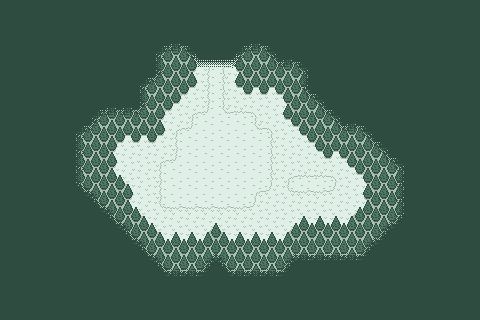

This game map was drawn from its Tiled (.tmx) file and the tilesets committed beside it. A one-line description and the trimmed map source follow:
An orthogonal 30x20 tile map with 16x16 px tiles, 4 tile layers (base, base_fade, smooth, smooth_fade), 3 tilesets and 6 objects (3x MapExitBundle, 2x PlayerSpawnBundle, InteractDialogBundle).

<map version="1.10" tiledversion="1.11.0" orientation="orthogonal" renderorder="right-down" width="30" height="20" tilewidth="16" tileheight="16" infinite="0" nextlayerid="6" nextobjectid="17">
 <editorsettings>
  <export target="road_emb.tmx" format="tmx" />
 </editorsettings>
 <tileset firstgid="1" source="../tiles.tsx" />
 <tileset firstgid="257" source="../object-tiles.tsx" />
 <tileset firstgid="321" source="../proto-tiles.tsx" />
 <layer id="1" name="base" width="30" height="20">
  <data>[600 cells, 600 non-empty, 3 distinct tile ids]</data>
 </layer>
 <layer id="4" name="base_fade" width="30" height="20">
  <data>[600 cells, 400 non-empty, 1 distinct tile ids]</data>
 </layer>
 <layer id="2" name="smooth" width="30" height="20" offsetx="8" offsety="8">
  <data>[600 cells, 551 non-empty, 26 distinct tile ids]</data>
 </layer>
 <layer id="5" name="smooth_fade" width="30" height="20" offsetx="8" offsety="8">
  <data>[600 cells, 386 non-empty, 13 distinct tile ids]</data>
 </layer>
 <objectgroup id="3" name="objects">
  <object id="2" type="MapExitBundle" gid="259" x="192" y="80" width="16" height="16">
   <properties>
    <property name="ExitData" type="class" propertytype="ExitData">
     <properties>
      <property name="Map" value="clearing" />
      <property name="Spawn" value="south" />
      <property name="To" value="areas/clearing" />
     </properties>
    </property>
   </properties>
  </object>
  <object id="3" type="MapExitBundle" gid="259" x="208" y="80" width="16" height="16">
   <properties>
    <property name="ExitData" type="class" propertytype="ExitData">
     <properties>
      <property name="Map" value="clearing" />
      <property name="Spawn" value="south" />
      <property name="To" value="areas/clearing" />
     </properties>
    </property>
   </properties>
  </object>
  <object id="4" type="MapExitBundle" gid="259" x="224" y="80" width="16" height="16">
   <properties>
    <property name="ExitData" type="class" propertytype="ExitData">
     <properties>
      <property name="Map" value="clearing" />
      <property name="Spawn" value="south" />
      <property name="To" value="areas/clearing" />
     </properties>
    </property>
   </properties>
  </object>
  <object id="12" type="PlayerSpawnBundle" gid="260" x="208" y="96" width="16" height="16">
   <properties>
    <property name="SpawnData" type="class" propertytype="SpawnData">
     <properties>
      <property name="From" value="areas/clearing" />
      <property name="FromDirection" value="north" />
      <property name="Name" value="north" />
     </properties>
    </property>
   </properties>
  </object>
  <object id="15" type="PlayerSpawnBundle" gid="260" x="208" y="176" width="16" height="16">
   <properties>
    <property name="SpawnData" type="class" propertytype="SpawnData">
     <properties>
      <property name="From" value="start" />
      <property name="FromDirection" value="center" />
      <property name="Name" value="start" />
     </properties>
    </property>
   </properties>
  </object>
  <object id="16" type="InteractDialogBundle" gid="261" x="192" y="128" width="16" height="16">
   <properties>
    <property name="Dialog" type="class" propertytype="Dialog">
     <properties>
      <property name="Reference" value="dialog_test" />
     </properties>
    </property>
    <property name="InitSprite" type="class" propertytype="InitSprite">
     <properties>
      <property name="Reference" value="sign" />
     </properties>
    </property>
   </properties>
  </object>
 </objectgroup>
</map>